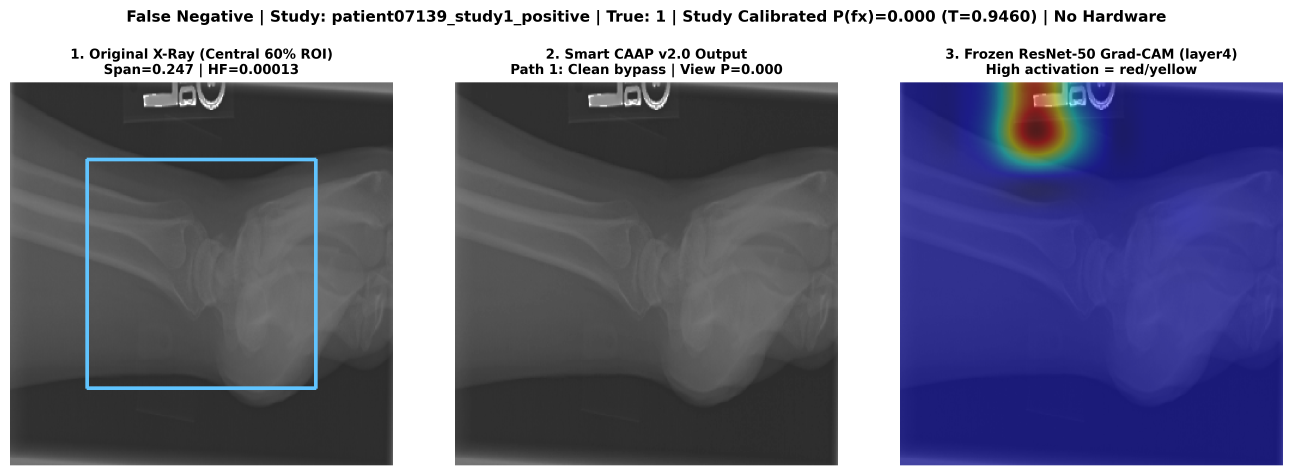
#> input picture assets/claim_audit/gradcam_failures/FN_01_patient07139_study1_positive.png, 3878 x 1426 px (shown at 1/3 size); its folder holds only this picture in this run
$ python -i pipeline.py   (imports and definitions only)   (older library calls are emulated)
#> lines starting #> are read from the running program, lines starting #| are printed output that depends on the picture
#> further down, picture is the input picture: shape (1426, 3878, 3); mean B, G, R 135.4, 114.3, 113.5
"""ROI-anchored CAAP signal path from the research notebook.

The arithmetic follows the final router (central 60% ROI, P2–P98 span,
bilateral denoise, residual blend, validation thresholds). Population
metrics are not computed here.
"""

from __future__ import annotations

import cv2
import numpy as np
from PIL import Image

IMG_SIZE = 320
CROP_FRAC = 0.60

# Validation-set calibration recorded in the notebook output:
# TAU_CONTRAST 0.2353 | TAU_NOISE 0.003342 | OPTIMAL_T 1.2215
TAU_CONTRAST_CAL = 0.2353
TAU_NOISE_CAL = 0.003342
OPTIMAL_T_CAL = 1.2215

# Operating points used by the study. Full-test tables use 0.50.
# YOUDEN_T3 is the constant stored in the notebook for ER-triage mode.
THRESHOLD_STANDARD = 0.50
YOUDEN_T3 = 0.330

IMAGENET_MEAN = np.array([0.485, 0.456, 0.406], dtype=np.float32).reshape(3, 1, 1)
IMAGENET_STD = np.array([0.229, 0.224, 0.225], dtype=np.float32).reshape(3, 1, 1)

PATH_BYPASS = "Path 1: Clean bypass"
PATH_STRETCH = "Path 2: ROI-anchored soft stretch"
PATH_DENOISE = "Path 3: Bilateral denoise + stretch"


# [23 lines left out: functions prepare_radiograph, get_central_roi, measure_roi_sensors, not called in this run]


def detect_metallic_implant(img_u8: np.ndarray, intensity_thresh: float = 0.95, min_area_ratio: float = 0.002):
    """Bright, sharp regions used in the notebook as an orthopedic-hardware proxy."""
#> called with intensity_thresh = 0.95, min_area_ratio = 0.002
    img01 = img_u8.astype(np.float32) / 255.0
    bright_mask = (img01 >= intensity_thresh).astype(np.uint8)
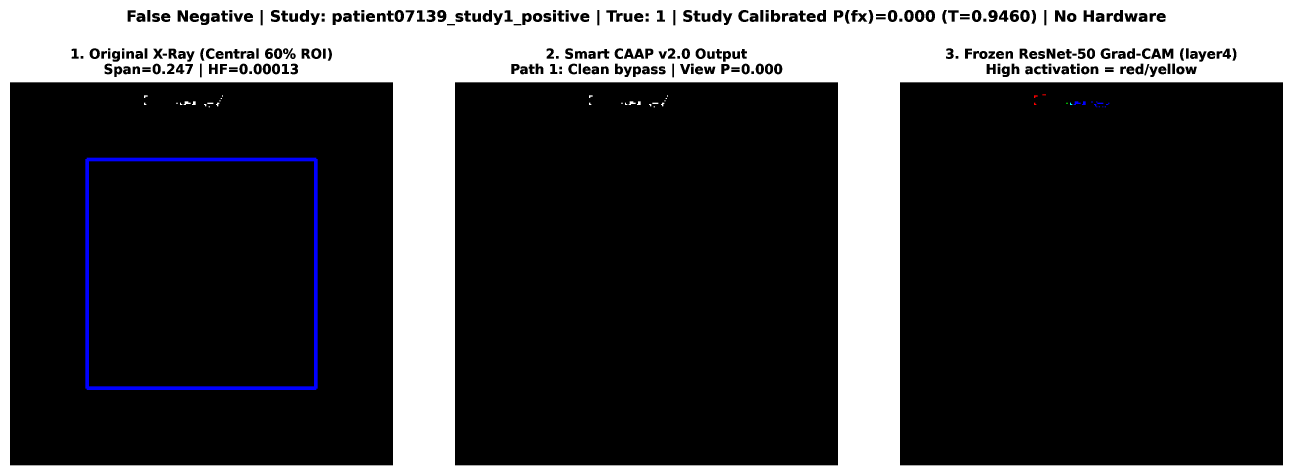
#> bright_mask: shape (1426, 3878, 3) (shown at 1/3 size); mean B, G, R 0.27, 0.264, 0.264; drawn with 1 as white
    bright_ratio = float(bright_mask.mean())
#> bright_ratio = 0.266
    if bright_ratio < min_area_ratio:
        return False, bright_ratio, 0.0
    sobelx = cv2.Sobel(img01, cv2.CV_32F, 1, 0, ksize=3)
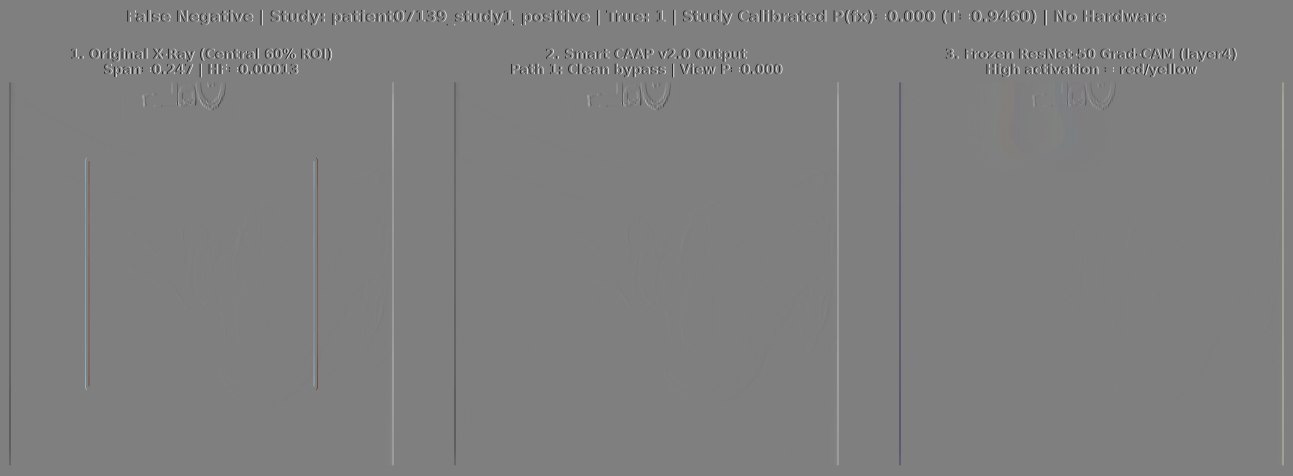
#> sobelx: shape (1426, 3878, 3) float32 (shown at 1/3 size); mean B, G, R 1.19e-09, 1.69e-09, 1.79e-09; drawn with min black and max white
    sobely = cv2.Sobel(img01, cv2.CV_32F, 0, 1, ksize=3)
    grad_mag = np.sqrt(sobelx**2 + sobely**2)
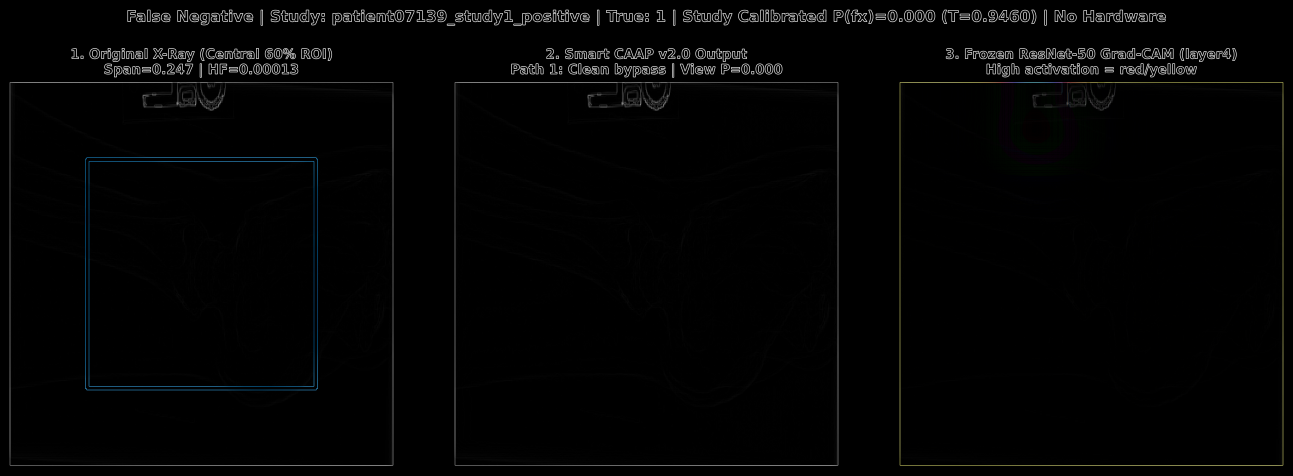
#> grad_mag: shape (1426, 3878, 3) float32 (shown at 1/3 size); mean B, G, R 0.0765, 0.077, 0.0737; drawn with min black and max white
    kernel = np.ones((5, 5), np.uint8)
    boundary_mask = cv2.dilate(bright_mask, kernel, iterations=1) - bright_mask
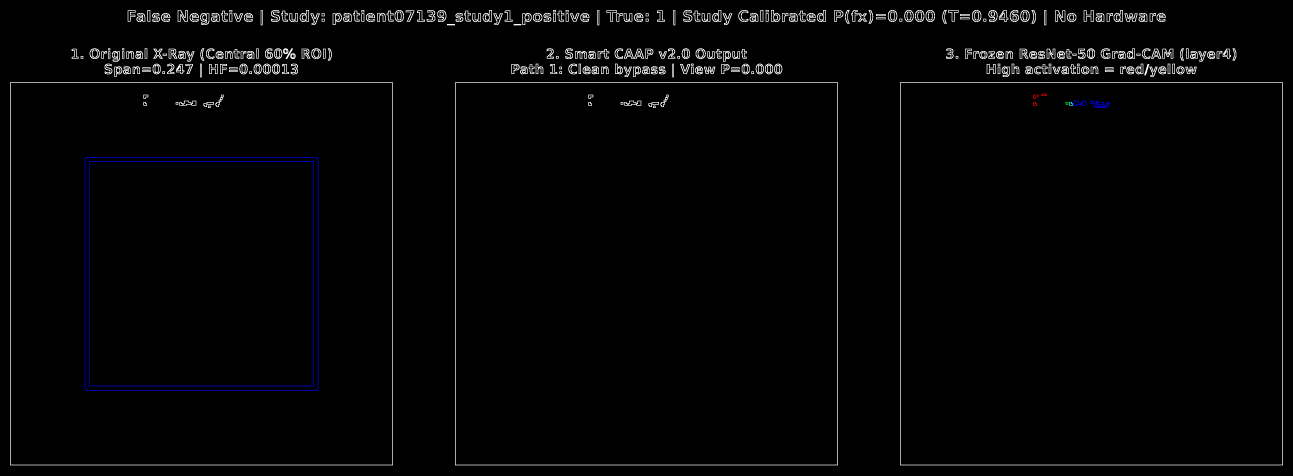
#> boundary_mask: shape (1426, 3878, 3) (shown at 1/3 size); mean B, G, R 0.02, 0.0179, 0.018; drawn with 1 as white
    edge_score = float(grad_mag[boundary_mask > 0].mean()) if boundary_mask.sum() > 0 else 0.0
#> edge_score = 2.09
    is_hardware = (bright_ratio >= min_area_ratio) and (edge_score >= 0.15)
#> is_hardware = True
    return bool(is_hardware), bright_ratio, edge_score


# [16 lines left out: function simulate_degradation, not called in this run]


def apply_clahe(img_u8: np.ndarray) -> np.ndarray:
    return cv2.createCLAHE(clipLimit=2.0, tileGridSize=(8, 8)).apply(img_u8)


# [19 lines left out: functions apply_global_blind_stretch, apply_roi_anchored_stretch, not called in this run]


def apply_edge_preserving_denoise_stretch(img_u8: np.ndarray) -> np.ndarray:
    denoised = cv2.bilateralFilter(img_u8, d=5, sigmaColor=25, sigmaSpace=25)
    return apply_roi_anchored_stretch(denoised, crop_frac=CROP_FRAC, alpha_blend=0.80)


# [13 lines left out: function caap_route_smart, not called in this run]


def bilateral_only(img_u8: np.ndarray) -> np.ndarray:
    return cv2.bilateralFilter(img_u8, d=5, sigmaColor=25, sigmaSpace=25)


# [5 lines left out: function draw_roi_overlay, not called in this run]


def absolute_difference(a: np.ndarray, b: np.ndarray) -> np.ndarray:
    return np.abs(a.astype(np.int16) - b.astype(np.int16)).astype(np.uint8)


def colorize_difference(diff_u8: np.ndarray) -> np.ndarray:
    colored = cv2.applyColorMap(diff_u8, cv2.COLORMAP_VIRIDIS)
    return cv2.cvtColor(colored, cv2.COLOR_BGR2RGB)


# [23 lines left out: functions wipe_compare, synthetic_phantom, not called in this run]

>>> import cv2
>>> picture = cv2.imread('../assets/claim_audit/gradcam_failures/FN_01_patient07139_study1_positive.png')
>>> result = detect_metallic_implant(picture)
#> result = (True, 0.266, 2.09)

$ run again, on assets/claim_audit/gradcam_failures/FN_03_patient06879_study1_positive.png
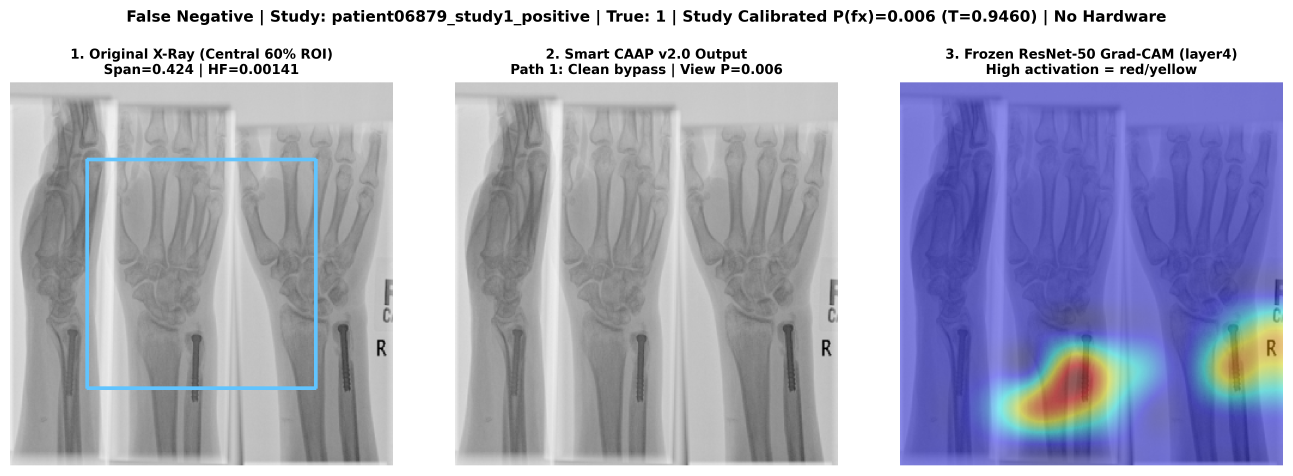
#> input picture assets/claim_audit/gradcam_failures/FN_03_patient06879_study1_positive.png, 3878 x 1426 px (shown at 1/3 size)
#> picture is the input picture: shape (1426, 3878, 3); mean B, G, R 192.5, 173.8, 172
#> bright_ratio = 0.266
#> in detect_metallic_implant, `grad_mag = np.sqrt(sobelx**2 + sobely**2)`:
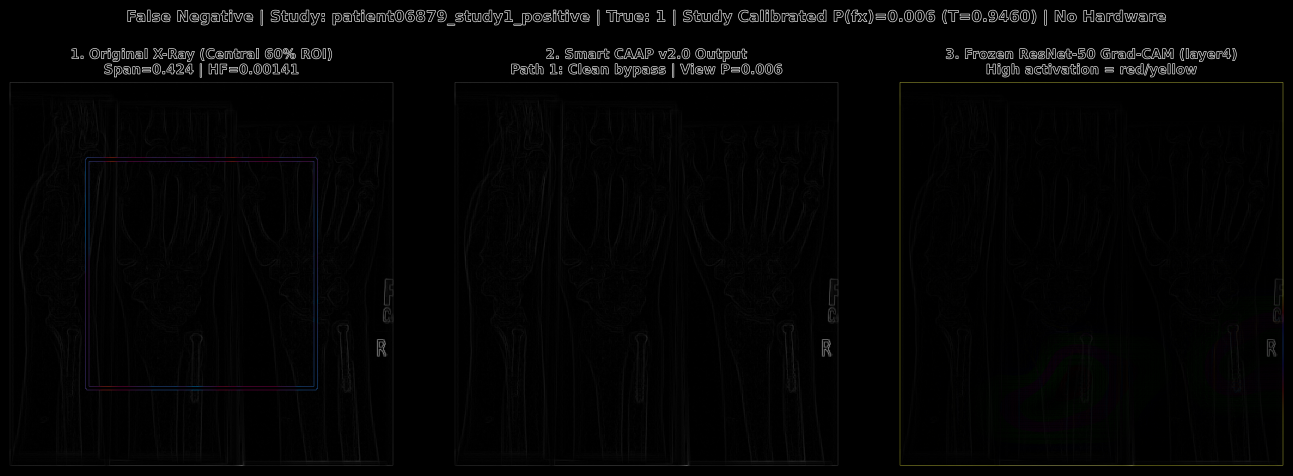
#> grad_mag: shape (1426, 3878, 3) float32 (shown at 1/3 size); mean B, G, R 0.0852, 0.086, 0.0859; drawn with min black and max white
#> edge_score = 1.87
#> is_hardware = True
#> result = (True, 0.266, 1.87)

$ run again, on assets/claim_audit/gradcam_failures/FN_04_patient06449_study1_positive.png
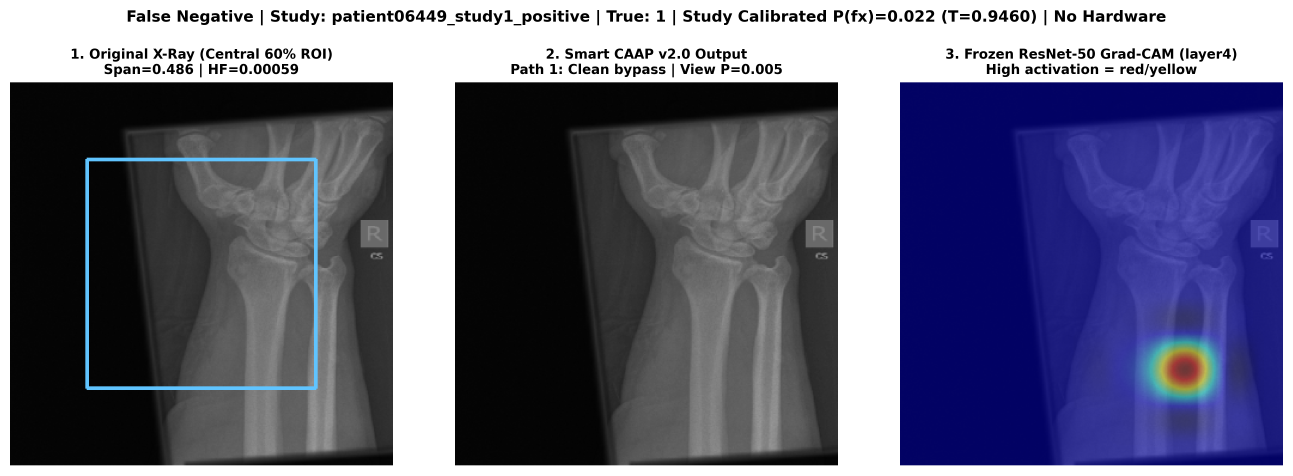
#> input picture assets/claim_audit/gradcam_failures/FN_04_patient06449_study1_positive.png, 3878 x 1426 px (shown at 1/3 size)
#> picture is the input picture: shape (1426, 3878, 3); mean B, G, R 122.9, 100.3, 99.5
#> bright_ratio = 0.266
#> in detect_metallic_implant, `grad_mag = np.sqrt(sobelx**2 + sobely**2)`:
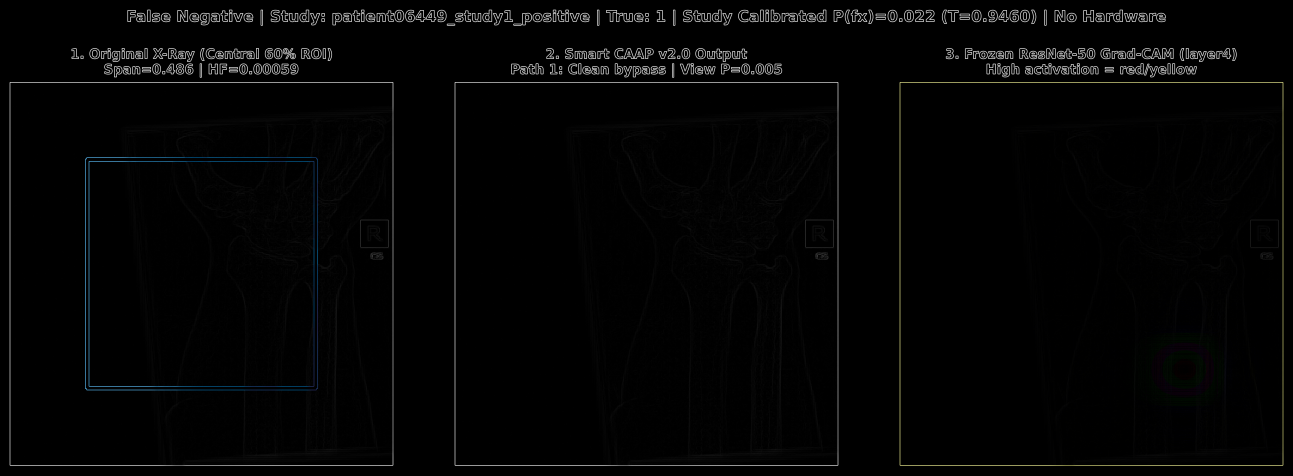
#> grad_mag: shape (1426, 3878, 3) float32 (shown at 1/3 size); mean B, G, R 0.0852, 0.0864, 0.0836; drawn with min black and max white
#> edge_score = 2.25
#> is_hardware = True
#> result = (True, 0.266, 2.25)
